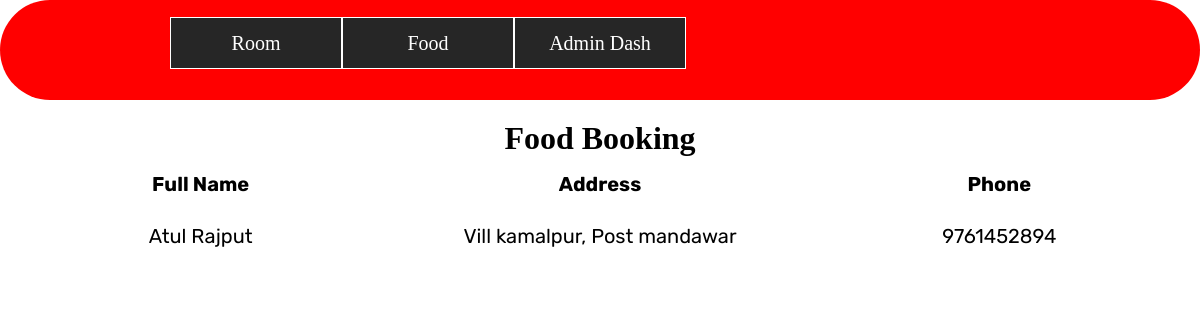
Page /admin/adminfood.php on the committed database.
### tables this page shows
CREATE TABLE `food` (
  `id` int(255) NOT NULL,
  `full_name` text NOT NULL,
  `phone` bigint(100) NOT NULL,
  `address` varchar(100) NOT NULL
);

### admin/adminfood.php (the view, shortened to what this page needs)
<!DOCTYPE html>
<html lang="en">
<head>
    <link rel="stylesheet" href="stylee.css">
</head>
<body>
<div class="wrapper-container">
    <div class="wrapper">
        <ul>
            <li><a href="aroom.php">Room </a></li>
            <li><a href="adminfood.php">Food</a></li>
            <li><a href="admindash.php">Admin Dash</a></li>
        </ul>
    </div>
</div>
<div class="admin-booking">
        <h1 class="admin-book">Food  Booking <Section></Section></h1>
        <table>
            <tr>
                    <th width="10%" height="50px">Full Name</th>
                     <th width="10%" height="50px">Address</th>
                     <th width="10%" height="50px">Phone</th>
            </tr>
            <?php
               $qry="SELECT * FROM `food`";
               $run=mysqli_query($sql,$qry);
                 while( $row=mysqli_fetch_assoc($run))
                 {
                    $name=$row['full_name'];
                    $address=$row['address'];
                    $phone=$row['phone'];
                    ?>
                    <tr>
                     <td width="10%" height="50px"><center><?php echo $name; ?></center></td>
                     <td width="10%" height="50px"><center><?php echo $address; ?></center></td>
                     <td width="10%" height="50px"><center><?php echo $phone; ?></center></td>
                 </tr>
                    <?php
                 }
            ?>
        </table>
    </div>
</body>
</html>

### admin/stylee.css (style rules this page uses)
* { margin: 0; padding: 0; }
.wrapper { width: 860px; margin: 0 auto; }
.wrapper-container { background-color: red; width: 100%; height: 100px; position: relative; border-radius: 50px; }
.wrapper ul { list-style: none; padding-top: 2%; }
.wrapper ul li { background: #262626; width: 170px; border: 1px solid #fff; height: 50px; line-height: 50px; text-align: center; float: left; position: relative; }
.wrapper ul li a { color: #fff; font-size: 20px; text-decoration: none; }

### admin/adminfood.php (style rules this page uses)
.admin-booking { background:rgba(255,255,255,0.5); }
.admin-booking h1 { text-align:center; margin-top: 20px; }
body::before { position: absolute; content: ""; height: 100%; width: 100%; z-index: -1; opacity: 0.89; background: url('../img/dinning2.jpg') center center/cover no-repeat; }
.admin-booking table tr { font-size:20px; font-family: 'Rubik', sans-serif; }

### rows in the picture
food: full_name "Atul Rajput", address "Vill kamalpur, Post mandawar", phone "9761452894"
